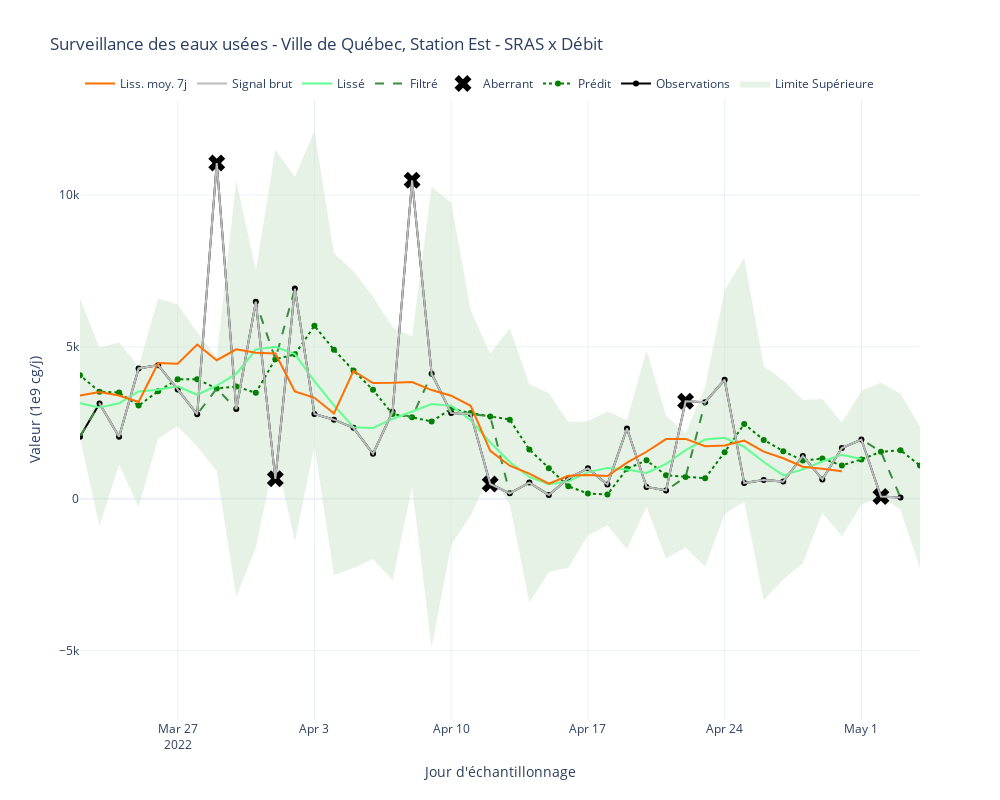

The cell this chart's notebook holds for it:
### Code cell
CONFIG_PATH = "+flow-log.yaml"
config = get_config_from_file(CONFIG_PATH)
DATA_PATH = "/Users/jeandavidt/Library/CloudStorage/OneDrive-UniversitéLaval/Université/Doctorat/COVID/Latest Data/wide tables 2022/qc_01.csv"

SARS_NAME = "WWMeasure_covn1_gcml_single-to-mean_value"
SARS_QUALITY_NAME = "WWMeasure_covn1_gcml_single-to-mean_qualityFlag"
FLOW_NAME = "SiteMeasure_wwflow_m3d_single-to-mean_value"

YEAR = 2022

start = config.filtration_period.start
end = config.filtration_period.end

use_mirror = True
use_log = "+" in CONFIG_PATH.split("flow")[1]
use_flow = "+" in CONFIG_PATH.split("flow")[0]
remove_flags = False

raw_data = pd.read_csv(DATA_PATH)
data = get_df_from_raw_data(raw_data, first_date=start, last_date=end)

if YEAR == 2021:
    SARS_NAME = SARS_NAME.replace("n1", "n2")
    SARS_QUALITY_NAME = SARS_QUALITY_NAME.replace("n1", "n2")

flagged = retrieve_flagged_data(data, SARS_NAME, SARS_QUALITY_NAME)
original_time_series = data[SARS_NAME]
flagged = prepare_time_series(
    flagged, data, FLOW_NAME, use_log, use_flow, is_flag=True
)
original_time_series = prepare_time_series(
    original_time_series, data, FLOW_NAME, use_log, use_flow, is_flag=False
)
if remove_flags:
    time_series = remove_flagged(original_time_series, flagged)
else:
    time_series = original_time_series.copy()
time_series = time_series.asfreq("D").interpolate()
units = write_units(use_log, use_flow)

if use_mirror:
    # lengthen the series by mirroring
    mirrored_df = mirror(time_series, first_date=start, last_date=end)
    mirrored_df = mirror(mirrored_df)

    # fill gaps
    time_series = mirrored_df.interpolate()

# seven-day rolling average
seven_days = time_series.rolling(window=7, center=True).mean()

filter_runner = build_filter_runner_from_config(config)
smoother = build_smoother_from_config(config)

filter_results = univariate_process(
    raw_data=time_series,
    calibration_period=config.calibration_period,
    filter_runner=filter_runner,
    smoother=smoother
)

# plotter
plotter = UnivariatePlotter(
    signal_name="SARS", df=filter_results, template="plotly_white", language="french"
)
fig = plotter.plot()

raw_trace = go.Scatter(
    x=original_time_series.index,
    y=original_time_series,
    name="Signal brut",
    marker=dict(color="#bbbbbb"),
)
fig.add_trace(raw_trace)

# flagged_trace = go.Scatter(x=flagged.index, y=flagged, name="Annoté manuellement", line=dict(color="#D62728"), mode='markers', marker=dict(symbol="star", size=15), showlegend=True)
# fig.add_trace(flagged_trace)

seven_day_trace = go.Scatter(
    x=seven_days.index,
    y=seven_days,
    name="Liss. moy. 7j",
    marker=dict(color="#FF6F00"),
)
fig.add_trace(seven_day_trace)

start = time_series.first_valid_index() if start is None else start
end = (time_series.last_valid_index() if end is None else end) + pd.to_timedelta(1, "D")
fig.update_layout(
    dict(
        # template="presentation",
        title=f"Surveillance des eaux usées - Ville de Québec, Station Est - {time_series.name}"
    ),
    yaxis=dict(title=f"Valeur ({units})"),
    xaxis=dict(title="Jour d'échantillonnage", range=[start, end]),
),
fig.update_layout(dict(hovermode="x unified", width=1000, height=800))
fig.update_traces(hovertemplate="%{y:.2f}")

### Figure 1 — Plotly figure (JSON) as saved in the notebook; plotly's stock layout.template omitted (floating-point values rounded to 4 significant figures; data arrays with more than 128 entries replaced by an {"elided": "..."} marker saying what was removed)
{"data": [{"hovertemplate": "%{y:.2f}", "line": {"width": 0}, "mode": "lines", "name": "Limite inférieure", "showlegend": false, "type": "scatter", "x": {"elided": "166 str values"}, "y": {"elided": "166 float values"}}, {"fill": "tonexty", "fillcolor": "rgba(205, 229, 203, 0.5)", "hovertemplate": "%{y:.2f}", "line": {"width": 0}, "mode": "lines", "name": "Limite Supérieure", "showlegend": true, "type": "scatter", "x": {"elided": "166 str values"}, "y": {"elided": "166 float values"}}, {"hovertemplate": "%{y:.2f}", "line": {"color": "black"}, "mode": "lines+markers", "name": "Observations", "showlegend": true, "type": "scatter", "x": {"elided": "166 str values"}, "y": {"elided": "166 float values"}}, {"hovertemplate": "%{y:.2f}", "line": {"color": "green", "dash": "dot"}, "mode": "lines+markers", "name": "Prédit", "showlegend": true, "type": "scatter", "x": {"elided": "166 str values"}, "y": {"elided": "166 float values"}}, {"hovertemplate": "%{y:.2f}", "line": {"color": "black"}, "marker": {"size": 15, "symbol": "x"}, "mode": "markers", "name": "Aberrant", "showlegend": true, "type": "scatter", "x": {"elided": "166 str values"}, "y": {"elided": "166 float values"}}, {"hovertemplate": "%{y:.2f}", "line": {"color": "#388E3C", "dash": "dash"}, "mode": "lines", "name": "Filtré", "showlegend": true, "type": "scatter", "x": {"elided": "166 str values"}, "y": {"elided": "166 float values"}}, {"hovertemplate": "%{y:.2f}", "line": {"color": "#60FF8F"}, "mode": "lines", "name": "Lissé", "showlegend": true, "type": "scatter", "x": {"elided": "166 str values"}, "y": {"elided": "166 float values"}}, {"hovertemplate": "%{y:.2f}", "marker": {"color": "#bbbbbb"}, "name": "Signal brut", "type": "scatter", "x": ["2022-03-23T00:00:00", "2022-03-24T00:00:00", "2022-03-25T00:00:00", "2022-03-26T00:00:00", "2022-03-27T00:00:00", "2022-03-28T00:00:00", "2022-03-29T00:00:00", "2022-03-30T00:00:00", "2022-03-31T00:00:00", "2022-04-01T00:00:00", "2022-04-02T00:00:00", "2022-04-03T00:00:00", "2022-04-04T00:00:00", "2022-04-05T00:00:00", "2022-04-06T00:00:00", "2022-04-07T00:00:00", "2022-04-08T00:00:00", "2022-04-09T00:00:00", "2022-04-10T00:00:00", "2022-04-11T00:00:00", "2022-04-12T00:00:00", "2022-04-13T00:00:00", "2022-04-14T00:00:00", "2022-04-15T00:00:00", "2022-04-16T00:00:00", "2022-04-17T00:00:00", "2022-04-18T00:00:00", "2022-04-19T00:00:00", "2022-04-20T00:00:00", "2022-04-21T00:00:00", "2022-04-22T00:00:00", "2022-04-23T00:00:00", "2022-04-24T00:00:00", "2022-04-25T00:00:00", "2022-04-26T00:00:00", "2022-04-27T00:00:00", "2022-04-28T00:00:00", "2022-04-29T00:00:00", "2022-04-30T00:00:00", "2022-05-01T00:00:00", "2022-05-02T00:00:00", "2022-05-03T00:00:00"], "y": [3135.0, 2038.0, 4290.0, 4396.0, 3596.0, 2779.0, 11050.0, 2951.0, 6485.0, 653.3, 6918.0, 2787.0, 2601.0, 2332.0, 1478.0, 2863.0, 10480.0, 4114.0, 2824.0, 2789.0, 483.5, 177.3, 529.4, 122.7, 672.1, 998.4, 463.2, 2311.0, 384.9, 271.2, 3210.0, 3177.0, 3917.0, 513.3, 618.2, 562.9, 1408.0, 634.7, 1669.0, 1949.0, 69.88, 42.49]}, {"hovertemplate": "%{y:.2f}", "marker": {"color": "#FF6F00"}, "name": "Liss. moy. 7j", "type": "scatter", "x": {"elided": "165 str values"}, "y": {"elided": "165 float values"}}], "layout": {"height": 800, "hovermode": "x unified", "legend": {"orientation": "h", "x": 0, "xanchor": "left", "y": 1.05, "yanchor": "top"}, "title": {"text": "Surveillance des eaux usées - Ville de Québec, Station Est - SRAS x Débit"}, "width": 1000, "xaxis": {"range": ["2022-03-22", "2022-05-04T00:00:00"], "title": {"text": "Jour d'échantillonnage"}}, "yaxis": {"title": {"text": "Valeur (1e9 cg/j)"}}}}
